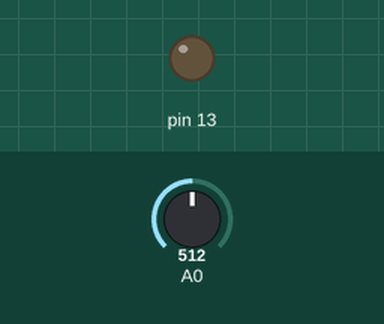
This sketch was run on a simulated Arduino Uno, built with avr-gcc and run on an emulated ATmega328P. Parts: output pins drawn as LEDs (lit = HIGH). The inputs (shaded band) are chosen by the test bench; at power-on: A0 = 512.

Above: at 1.2 s.
1.3 s: A0 set to 530
At 1.65 s:
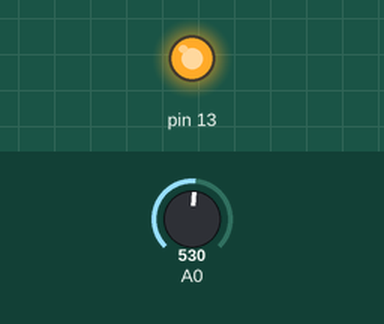
Timing chart, 0 to 4.3 s (numbered marks = the images above; inputs shaded):
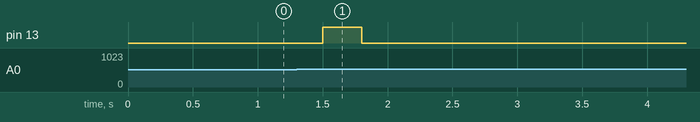

The sketch:

Pulse_Detector.ino
```cpp
boolean countStatus;
int beat, bpm;
unsigned long millisBefore;
void setup() {
  Serial.begin(9600);
  pinMode(13, OUTPUT);
}
void loop() {
  int sensorValue = analogRead(A0);
  if (countStatus == 0) {
    if (sensorValue > 520) {
      digitalWrite(13, HIGH);
      countStatus = 1;
      beat++;
      //Serial.print("Beat : ");
      //Serial.println(beat);
    }
  }
  else{
    digitalWrite(13, LOW);
    if (sensorValue < 500) {
      countStatus = 0;
    }
  }

  if (millis()-millisBefore> 15000 ){
    bpm=beat * 4;
    Serial.print("Signal Level:");
    Serial.print(sensorValue);
    Serial.print(",Pulse Rate: ");
    Serial.println(bpm);
    millisBefore=millis();
    beat=0;
  }
  delay(300);
}
```

Measured:
- after the input at 1.3 s, pin 13: LOW → HIGH after 0.20 s, → LOW 0.30 s later
